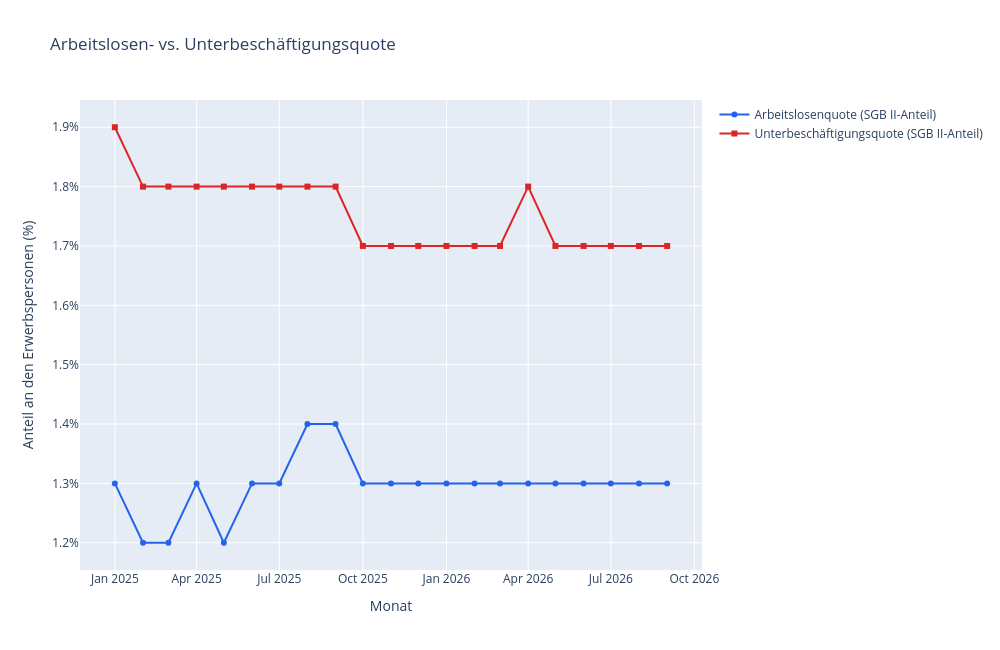

Notebook code cell kept with this figure:
### Markdown cell above
## 2. Arbeitslosen- und Unterbeschäftigungsquote

Beide Werte sind **Anteilswerte**, keine Rohzahlen: Die Arbeitslosenquote setzt den SGB-II-Bestand
ins Verhältnis zu **allen zivilen Erwerbspersonen** Regensburgs (Beschäftigte + Arbeitslose
zusammen — nicht nur die SGB-II-Fälle). Die Unterbeschäftigungsquote nutzt eine etwas breitere
Bezugsgröße, die zusätzlich unterbeschäftigte Personen (z. B. in arbeitsmarktpolitischen
Maßnahmen) mit einschließt — deshalb liegt sie meist etwas über der Arbeitslosenquote, obwohl
beide sich auf denselben Rechtskreis SGB II beziehen.

### Code cell
fig = go.Figure()
fig.add_trace(go.Scatter(
    x=quote.index, y=quote.values, name="Arbeitslosenquote (SGB II-Anteil)",
    mode="lines+markers", line=dict(color="#2563eb"), marker=dict(symbol="circle", size=6),
))
fig.add_trace(go.Scatter(
    x=uq.index, y=uq.values, name="Unterbeschäftigungsquote (SGB II-Anteil)",
    mode="lines+markers", line=dict(color="#dc2626"), marker=dict(symbol="square", size=6),
))
fig.update_layout(
    title="Arbeitslosen- vs. Unterbeschäftigungsquote",
    yaxis_title="Anteil an den Erwerbspersonen (%)",
    yaxis_ticksuffix="%",
    xaxis_title="Monat",
    hovermode="x unified",
    height=650,
    width=1000,
)
fig

### Figure 1 — Plotly figure (JSON) as saved in the notebook; plotly's stock layout.template omitted (floating-point values rounded to 4 significant figures)
{"data": [{"line": {"color": "#2563eb"}, "marker": {"size": 6, "symbol": "circle"}, "mode": "lines+markers", "name": "Arbeitslosenquote (SGB II-Anteil)", "type": "scatter", "x": ["2025-01-01T00:00:00", "2025-02-01T00:00:00", "2025-03-01T00:00:00", "2025-04-01T00:00:00", "2025-05-01T00:00:00", "2025-06-01T00:00:00", "2025-07-01T00:00:00", "2025-08-01T00:00:00", "2025-09-01T00:00:00", "2025-10-01T00:00:00", "2025-11-01T00:00:00", "2025-12-01T00:00:00", "2026-01-01T00:00:00", "2026-02-01T00:00:00", "2026-03-01T00:00:00", "2026-04-01T00:00:00", "2026-05-01T00:00:00", "2026-06-01T00:00:00", "2026-07-01T00:00:00", "2026-08-01T00:00:00", "2026-09-01T00:00:00"], "y": [1.3, 1.2, 1.2, 1.3, 1.2, 1.3, 1.3, 1.4, 1.4, 1.3, 1.3, 1.3, 1.3, 1.3, 1.3, 1.3, 1.3, 1.3, 1.3, 1.3, 1.3]}, {"line": {"color": "#dc2626"}, "marker": {"size": 6, "symbol": "square"}, "mode": "lines+markers", "name": "Unterbeschäftigungsquote (SGB II-Anteil)", "type": "scatter", "x": ["2025-01-01T00:00:00", "2025-02-01T00:00:00", "2025-03-01T00:00:00", "2025-04-01T00:00:00", "2025-05-01T00:00:00", "2025-06-01T00:00:00", "2025-07-01T00:00:00", "2025-08-01T00:00:00", "2025-09-01T00:00:00", "2025-10-01T00:00:00", "2025-11-01T00:00:00", "2025-12-01T00:00:00", "2026-01-01T00:00:00", "2026-02-01T00:00:00", "2026-03-01T00:00:00", "2026-04-01T00:00:00", "2026-05-01T00:00:00", "2026-06-01T00:00:00", "2026-07-01T00:00:00", "2026-08-01T00:00:00", "2026-09-01T00:00:00"], "y": [1.9, 1.8, 1.8, 1.8, 1.8, 1.8, 1.8, 1.8, 1.8, 1.7, 1.7, 1.7, 1.7, 1.7, 1.7, 1.8, 1.7, 1.7, 1.7, 1.7, 1.7]}], "layout": {"height": 650, "hovermode": "x unified", "title": {"text": "Arbeitslosen- vs. Unterbeschäftigungsquote"}, "width": 1000, "xaxis": {"title": {"text": "Monat"}}, "yaxis": {"ticksuffix": "%", "title": {"text": "Anteil an den Erwerbspersonen (%)"}}}}
